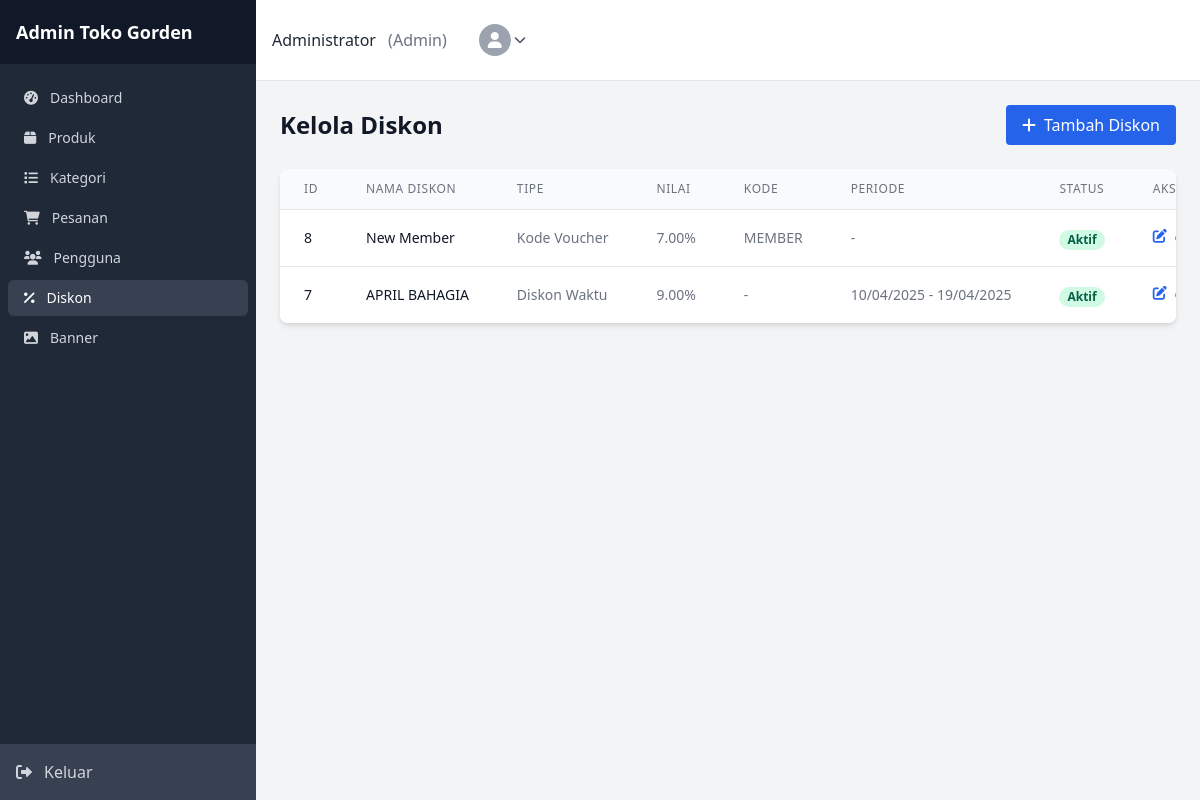
The page /admin/discounts/index.php (signed in) on the database its author committed.
### tables this page shows
CREATE TABLE `discounts` (
  `id` int NOT NULL,
  `name` varchar(100) NOT NULL,
  `type` enum('bundle','product','voucher','time') NOT NULL,
  `value` decimal(5,2) NOT NULL,
  `is_percentage` tinyint(1) DEFAULT '1',
  `min_qty` int DEFAULT NULL,
  `code` varchar(20) DEFAULT NULL,
  `start_date` datetime DEFAULT NULL,
  `end_date` datetime DEFAULT NULL,
  `active` tinyint(1) DEFAULT '1',
  `created_at` timestamp NULL DEFAULT CURRENT_TIMESTAMP
);

### lib/models/Discount.php (called while the page is built, shortened)
<?php
class Discount
{
    private $db;
    public function __construct($db)
    {
        $this->db = $db;
    }
    public function getAll()
    {
        $sql = "SELECT * FROM discounts ORDER BY created_at DESC";
        $result = $this->db->query($sql);
        $discounts = [];
        if ($result->num_rows > 0) {
            while ($row = $result->fetch_assoc()) {
                $discounts[] = $row;
            }
        }
        return $discounts;
    }
}

### admin/discounts/index.php (the view, shortened to what this page needs)
<?php
require_once '../../config/config.php';
require_once '../../lib/models/Discount.php';
$discountModel = new Discount($conn);
$discounts = $discountModel->getAll();
include '../inc/header.php';
?>
<div class="flex justify-between items-center mb-6">
    <h1 class="text-2xl font-semibold text-gray-900">Kelola Diskon</h1>
    <a href="create.php" class="bg-blue-600 hover:bg-blue-700 text-white font-medium py-2 px-4 rounded inline-flex items-center">
        <i class="fas fa-plus mr-2"></i> Tambah Diskon
    </a>
</div>
<div class="bg-white shadow-md rounded-lg overflow-hidden">
    <div class="overflow-x-auto">
        <table class="min-w-full divide-y divide-gray-200">
            <thead class="bg-gray-50">
                <tr>
                    <th scope="col" class="px-6 py-3 text-left text-xs font-medium text-gray-500 uppercase tracking-wider">ID</th>
                    <th scope="col" class="px-6 py-3 text-left text-xs font-medium text-gray-500 uppercase tracking-wider">Nama Diskon</th>
                    <th scope="col" class="px-6 py-3 text-left text-xs font-medium text-gray-500 uppercase tracking-wider">Tipe</th>
                    <th scope="col" class="px-6 py-3 text-left text-xs font-medium text-gray-500 uppercase tracking-wider">Nilai</th>
                    <th scope="col" class="px-6 py-3 text-left text-xs font-medium text-gray-500 uppercase tracking-wider">Kode</th>
                    <th scope="col" class="px-6 py-3 text-left text-xs font-medium text-gray-500 uppercase tracking-wider">Periode</th>
                    <th scope="col" class="px-6 py-3 text-left text-xs font-medium text-gray-500 uppercase tracking-wider">Status</th>
                    <th scope="col" class="px-6 py-3 text-left text-xs font-medium text-gray-500 uppercase tracking-wider">Aksi</th>
                </tr>
            </thead>
            <tbody class="bg-white divide-y divide-gray-200">
                <?php if (count($discounts) > 0): ?>
                    <?php foreach ($discounts as $discount): ?>
                        <tr>
                            <td class="px-6 py-4 whitespace-nowrap text-sm text-gray-900"><?php echo $discount['id']; ?></td>
                            <td class="px-6 py-4 whitespace-nowrap text-sm font-medium text-gray-900"><?php echo $discount['name']; ?></td>
                            <td class="px-6 py-4 whitespace-nowrap text-sm text-gray-500">
                                <?php
                                $typeLabels = [
                                    'bundle' => 'Diskon Bundel',
                                    'product' => 'Diskon Produk',
                                    'voucher' => 'Kode Voucher',
                                    'time' => 'Diskon Waktu'
                                ];
                                echo isset($typeLabels[$discount['type']]) ? $typeLabels[$discount['type']] : $discount['type'];
                                ?>
                            </td>
                            <td class="px-6 py-4 whitespace-nowrap text-sm text-gray-500">
                                <?php if ($discount['is_percentage']): ?>
                                    <?php echo $discount['value']; ?>%
                                <?php else: ?>
                                    <?php echo formatRupiah($discount['value']); ?>
                                <?php endif; ?>
                            </td>
                            <td class="px-6 py-4 whitespace-nowrap text-sm text-gray-500">
                                <?php echo $discount['code'] ? $discount['code'] : '-'; ?>
                            </td>
                            <td class="px-6 py-4 whitespace-nowrap text-sm text-gray-500">
                                <?php if ($discount['start_date'] && $discount['end_date']): ?>
                                    <?php echo date('d/m/Y', strtotime($discount['start_date'])); ?> -
                                    <?php echo date('d/m/Y', strtotime($discount['end_date'])); ?>
                                <?php else: ?>
                                    -
                                <?php endif; ?>
                            </td>
                            <td class="px-6 py-4 whitespace-nowrap">
                                <?php if ($discount['active']): ?>
                                    <span class="px-2 inline-flex text-xs leading-5 font-semibold rounded-full bg-green-100 text-green-800">
                                        Aktif
                                    </span>
                                <?php else: ?>
                                    <span class="px-2 inline-flex text-xs leading-5 font-semibold rounded-full bg-red-100 text-red-800">
                                        Tidak Aktif
                                    </span>
                                <?php endif; ?>
                            </td>
                            <td class="px-6 py-4 whitespace-nowrap text-sm text-gray-500">
                                <div class="flex space-x-2">
                                    <a href="edit.php?id=<?php echo $discount['id']; ?>" class="text-blue-600 hover:text-blue-900">
                                        <i class="fas fa-edit"></i>
                                    </a>
                                </div>
                            </td>
                        </tr>
                    <?php endforeach; ?>
                <?php else: ?>
                    <tr>
                        <td colspan="8" class="px-6 py-4 text-center text-sm text-gray-500">Belum ada data diskon</td>
                    </tr>
                <?php endif; ?>
            </tbody>
        </table>
    </div>
</div>
<?php include '../inc/footer.php'; ?>

### rows shown on the page
discounts: id "8", name "New Member", type "Kode Voucher", value "7.00", code "MEMBER", active "Aktif"
discounts: id "7", name "APRIL BAHAGIA", type "Diskon Waktu", value "9.00", start_date "10/04/2025", end_date "19/04/2025", active "Aktif"

### other values the page prints
$_SESSION['user_name'] "Administrator"
